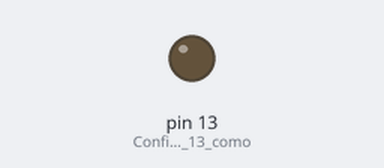
Bench run of a sketch on a simulated Arduino Uno, built with avr-gcc and run on an emulated ATmega328P. On the bench: output pins drawn as LEDs (lit = HIGH).

Above: at 1.5 s.
At 4.5 s:
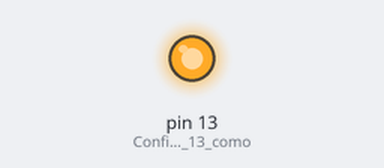
Timing chart, 0 to 7.8 s (numbered marks = the images above):
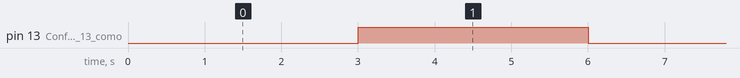

Measured:
- by itself, pin 13 (Configura_el_Pin_13_como): alternates HIGH for 3.0 s and LOW for 3.0 s

The sketch:

parpadeo.ino
```cpp
void setup() {
  pinMode(13, OUTPUT);  // Configura el Pin 13 como salida
}

void loop() {
  digitalWrite(13, LOW);  // Apaga el Pin 13
  delay(3000);  // Espera 3 segundos

  digitalWrite(13, HIGH);  // Enciende el Pin 13
  delay(3000);  // Espera 3 segundos
}
```
